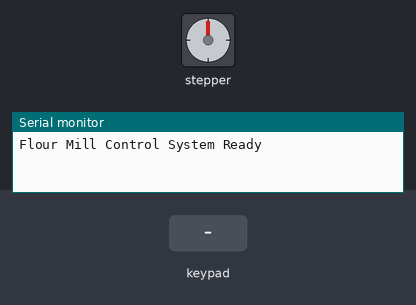
Recording of a sketch running on a simulated Arduino Uno, built with avr-gcc and run on an emulated ATmega328P. Parts: stepper motor, the last lines printed to the serial monitor. The inputs (shaded band) are chosen by the test bench. Stepper angles assume 700 steps per turn.

Above: at 1.2 s.
1.3 s: keypad keys 1 2 * pressed 0.4 s apart
At 3.1 s:
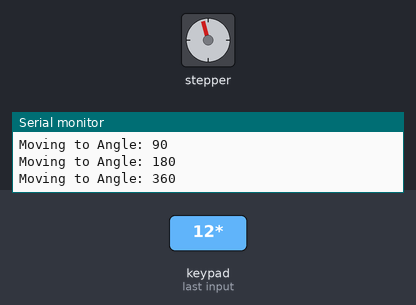
4.0 s: key '0' pressed
At 4.4 s:
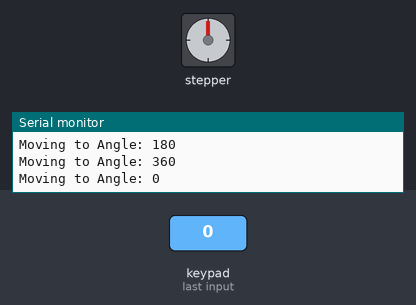
5.5 s: key '3' pressed
At 6.5 s:
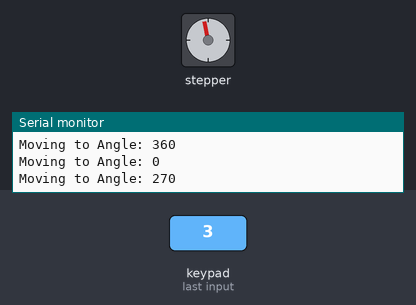
Timing chart, 0 to 8.5 s (numbered marks = the images above; inputs shaded):
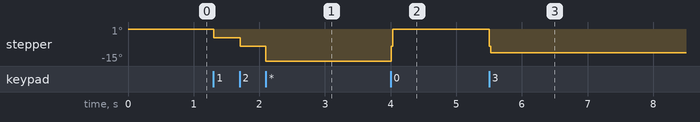

The sketch:

flour_mill_control.ino
```cpp
#include <Keypad.h>
#include <Stepper.h>

#define STEPS 700

// Stepper Motor Pins
Stepper motor(STEPS, 9, 11, 10, 12);

// Keypad Setup
const byte ROWS = 4;
const byte COLS = 3;

char keys[ROWS][COLS] = {
  {'1','2','3'},
  {'4','5','6'},
  {'7','8','9'},
  {'*','0','#'}
};

byte rowPins[ROWS] = {A0, A1, A2, A3};
byte colPins[COLS] = {A4, A5, 8};

Keypad keypad = Keypad(makeKeymap(keys), rowPins, colPins, ROWS, COLS);

int currentPositionSteps = 0;

void setup() {
  Serial.begin(9600);
  motor.setSpeed(60);
  Serial.println("Flour Mill Control System Ready");
}

void moveToAngle(int targetAngle) {

  int targetSteps = (targetAngle * STEPS) / 360;
  int stepsToMove = targetSteps - currentPositionSteps;

  if (stepsToMove != 0) {
    Serial.print("Moving to Angle: ");
    Serial.println(targetAngle);

    motor.step(stepsToMove);

    currentPositionSteps = targetSteps;
  }
}

void loop() {

  char key = keypad.getKey();

  if (key) {

    switch(key) {

      case '1':
        moveToAngle(90);     // Low Speed
        break;

      case '2':
        moveToAngle(180);    // Medium Speed
        break;

      case '3':
        moveToAngle(270);    // High Speed
        break;

      case '0':
        moveToAngle(0);      // Stop / Minimum Speed
        break;

      case '*':
        moveToAngle(360);    // Maximum Speed
        break;
    }
  }
}
```

Measured:
- after the input at 4.0 s, stepper: goes -8° 0.02 s, then 0°, starting at once
- after the input at 5.5 s, stepper: goes -8° 0.02 s, then -11°, starting at once
